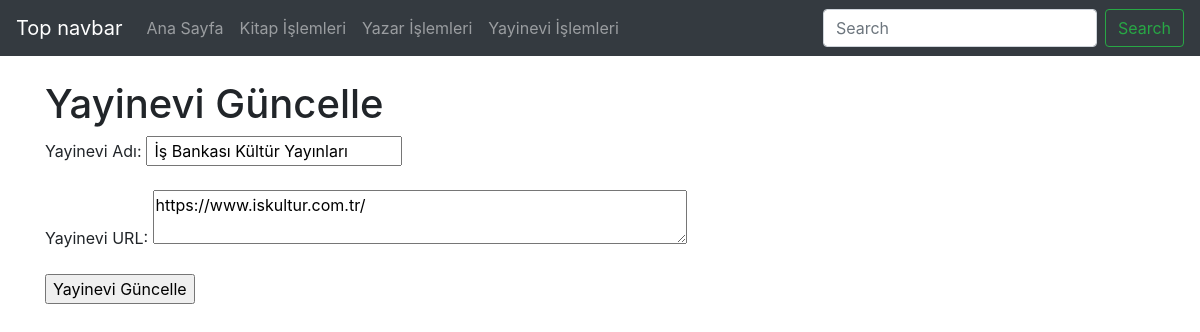
Page /yayinevi_guncellenecek.php?YayineviKayitNO=2 on the committed database.
### tables this page shows
CREATE TABLE `yayinevi` (
  `YayineviKayitNO` smallint(6) NOT NULL COMMENT 'Yayınevi tablosunun anahtar alanı',
  `YayineviKayitTarihi` timestamp NOT NULL DEFAULT current_timestamp() COMMENT 'Yayınevi kayıt taeihi',
  `YayineviAdi` varchar(100) NOT NULL COMMENT 'Yayınevi adı',
  `YayineviURL` varchar(100) NOT NULL COMMENT 'Yayınevi internet adresi'
);

### yayinevi_guncellenecek.php (the view, shortened to what this page needs)
<?php
    require_once("baglanti.php");
    $yayinevi_guncellenecek = mysqli_real_escape_string($baglanti, $_GET["YayineviKayitNO"]);
    $sorgu = mysqli_query($baglanti, "SELECT * FROM yayinevi WHERE YayineviKayitNO = $yayinevi_guncellenecek");
    $satir = mysqli_fetch_assoc($sorgu)
?>
<!DOCTYPE html>
<html lang="tr"><head><meta http-equiv="Content-Type" content="text/html; charset=UTF-8">
<link href="bootstrap.min.css" rel="stylesheet">
    <link href="./katalog_files/navbar-top.css" rel="stylesheet">
  </head>
  <body>
    <nav class="navbar navbar-expand-md navbar-dark bg-dark mb-4">
  <a class="navbar-brand" href="https://getbootstrap.com/docs/4.4/examples/navbar-static/#">Top navbar</a>
  <div class="collapse navbar-collapse" id="navbarCollapse">
    <ul class="navbar-nav mr-auto">
      <li class="nav-item">
        <a class="nav-link" href="index.php">Ana Sayfa </a>
      </li>
      <li class="nav-item">
        <a class="nav-link" href="eser.php">Kitap İşlemleri</a>
      </li>
      <li class="nav-item">
        <a class="nav-link" href="yazar.php">Yazar İşlemleri</a>
      </li>
      <li class="nav-item">
        <a class="nav-link" href="yayinevi.php">Yayinevi İşlemleri</a>
      </li>
    </ul>
    <form class="form-inline mt-2 mt-md-0">
      <input class="form-control mr-sm-2" type="text" placeholder="Search" aria-label="Search">
      <button class="btn btn-outline-success my-2 my-sm-0" type="submit">Search</button>
    </form>
  </div>
</nav>
<main role="main" class="container">
<h1>Yayinevi Güncelle</h1>
<form action="yayinevi_guncellendi.php" method="post">
    Yayinevi Adı: <input type="text" name="YayineviAdi" value="<?php echo $satir["YayineviAdi"] ;?>"><br><br>
    Yayinevi URL: <textarea name="YayineviURL" rows="2" cols="50"><?php echo $satir["YayineviURL"]?></textarea><br><br>
    <input type="submit" value="Yayinevi Güncelle">
</form>
</main>
</body></html>

### navbar-top.css (style rules this page uses)
body { min-height: 75rem; }

### rows in the picture
yayinevi: YayineviAdi "İş Bankası Kültür Yayınları", YayineviURL "https://www.iskultur.com.tr/"
